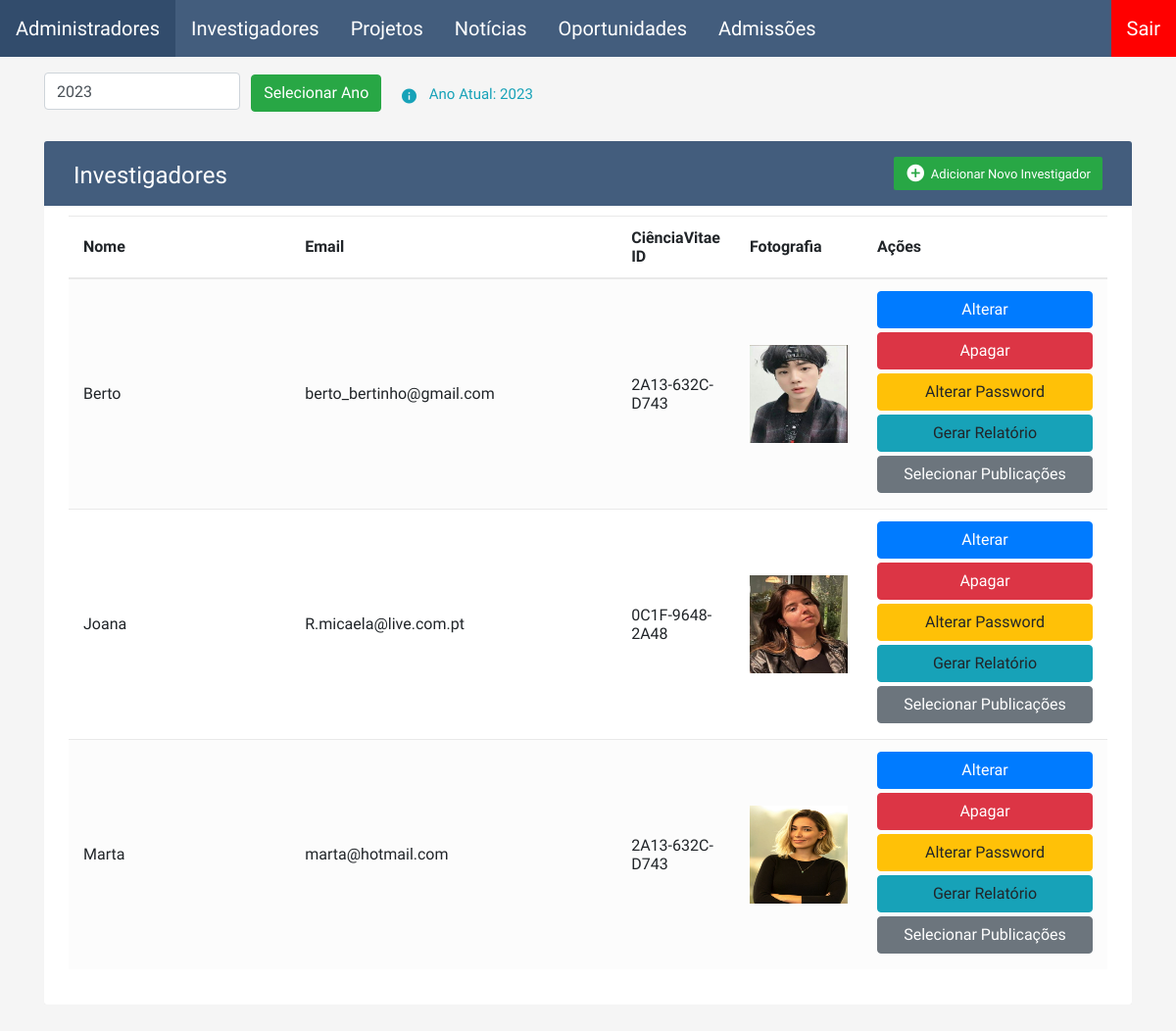
The page /backoffice/investigadores/index.php (signed in) on the database its author committed.
### tables this page shows
CREATE TABLE `investigadores` (
  `id` int(11) NOT NULL,
  `nome` varchar(100) NOT NULL,
  `email` varchar(100) NOT NULL,
  `ciencia_id` varchar(100) NOT NULL,
  `sobre` mediumtext NOT NULL,
  `tipo` varchar(100) NOT NULL,
  `fotografia` varchar(100) NOT NULL,
  `areasdeinteresse` mediumtext NOT NULL,
  `orcid` varchar(255) NOT NULL,
  `scholar` varchar(255) NOT NULL,
  `password` varchar(255) NOT NULL,
  `ultimologin` datetime DEFAULT NULL
);

### backoffice/verifica.php (called while the page is built, shortened)
<?php
require "navbar.php";
?>

### backoffice/investigadores/index.php (the view, shortened to what this page needs)
<?php
require "../verifica.php";
require "../config/basedados.php";
$sql = "SELECT id, nome, email, ciencia_id, sobre, tipo, fotografia, areasdeinteresse, orcid, scholar FROM investigadores ORDER BY nome";
$result = mysqli_query($conn, $sql);
?>
<link href="https://stackpath.bootstrapcdn.com/bootstrap/4.5.2/css/bootstrap.min.css" rel="stylesheet">
<link rel="stylesheet" href="https://stackpath.bootstrapcdn.com/bootstrap/4.5.0/css/bootstrap.min.css">
<link rel="stylesheet" href="https://maxcdn.bootstrapcdn.com/font-awesome/4.7.0/css/font-awesome.min.css">
<?php
if (@$_SESSION["anoRelatorio"] != "") {
	$anoAtual = $_SESSION["anoRelatorio"];
} else {
	$anoAtual = date("Y");
}
?>
<div class="container mt-3">
	<form id="formAnoRelatorio">
		<input required name="anoRelatorio" type="number" class="form-control mr-2" placeholder="Ano do relatório" min="1950" max="2999" step="1" pattern="\d{4}" data-error="Por favor insira um ano válido" style="max-width: 200px; min-width: 160px; display: inline-block;" value="<?= $anoAtual ?>" />
		<input type="submit" value="Selecionar Ano" class="btn btn-success" />
		<?php
		if (isset($_SESSION["anoRelatorio"])) {
			$class = "text-danger";
			$symbol = "&#xE002;";
			if (@$_SESSION["anoRelatorio"] != "") {
				$msg = "Foi selecionado o ano " . $_SESSION["anoRelatorio"];
			} else {
				$_SESSION["anoRelatorio"] = date("Y");
				$msg = " Campo submetido vazio! (Ano: " . $_SESSION["anoRelatorio"] . ")";
			}
		} else {
			$class = "text-info";
			$symbol = "&#xE88E;";
			$msg = "Ano Atual: " . date("Y");
		}
		?>
		<span id="anoSpan" class="<?= $class ?>" style="height:20px; display: inline-block; vertical-align: middle;">
			<span id="anoSymbol" class="material-icons ml-3" style="font-size: 18px; vertical-align: middle;"><?= $symbol ?></span>
			<span class="ml-2" id="anoSubmit" id="anoSubmit" style="font-size:15px;"><?= $msg ?></span>
		</span>
	</form>
</div>
<div class="container-xl">
	<div class="table-responsive">
		<div class="table-wrapper">
			<div class="table-title">
				<div class="row">
					<div class="col-sm-6">
						<h2>Investigadores</h2>
					</div>
					<?php if ($_SESSION["autenticado"] == 'administrador') { ?>
						<div class="col-sm-6">
							<a href="create.php" class="btn btn-success"><i class="material-icons">&#xE147;</i> <span>Adicionar
									Novo Investigador</span></a>
						</div>
					<?php } ?>
				</div>
			</div>
			<table class="table table-striped table-hover">
				<thead>
					<tr>
						<th>Nome</th>
						<th>Email</th>
						<th>CiênciaVitae ID</th>
						<th>Fotografia</th>
						<th>Ações</th>
					</tr>
				</thead>
				<tbody>
					<?php
					if (mysqli_num_rows($result) > 0) {
						while ($row = mysqli_fetch_assoc($result)) {
							if ($_SESSION["autenticado"] == 'administrador' || $_SESSION["autenticado"] == $row["id"]) {
								echo "<tr>";
								echo "<td>" . $row["nome"] . "</td>";
								echo "<td>" . $row["email"] . "</td>";
								echo "<td>" . $row["ciencia_id"] . "</td>";
								echo "<td><img src='../assets/investigadores/$row[fotografia]' width = '100px' height = '100px'></td>";
								echo "<td style='min-width:250px;'><a href='edit.php?id=" . $row["id"] . "' class='w-100 mb-1 btn btn-primary'><span>Alterar</span></a>";
								if ($_SESSION["autenticado"] == 'administrador') {
									echo "<a href='remove.php?id=" . $row["id"] . "' class='w-100 mb-1 btn btn-danger'><span>Apagar</span></a><br>";
								}
								echo "<a href='resetpassword.php?id=" . $row["id"] . "' class='w-100 mb-1 btn btn-warning'><span>Alterar Password</span></a><br>";
								echo "<a data-id='" . $row["id"] . "' class='gerarRelatorio w-100 mb-1 btn btn-info'><span>Gerar Relatório</span></a><br>";
								echo "<a href='publicacoes.php?id=" . $row["id"] . "' class='w-100 mb-1 btn btn-secondary'><span>Selecionar Publicações</span></a><br>";
								echo "</td>";
								echo "</tr>";
							}
						}
					}
					?>
				</tbody>
			</table>
		</div>
	</div>
</div>

### backoffice/navbar.php (shortened to what this page needs)
<link href="https://stackpath.bootstrapcdn.com/bootstrap/4.5.2/css/bootstrap.min.css" rel="stylesheet">
<ul class="navUl">
    <?php
    if ($_SESSION["autenticado"] == "administrador") {
        echo "<li class=\"navLi\"><a href=\"../administradores\">Administradores</a></li>";
    }
    ?>
    <li class="navLi"><a href="../investigadores">Investigadores</a></li>
    <li class="navLi"><a href="../projetos">Projetos</a></li>
    <li class="navLi"><a href="../noticias">Notícias</a></li>
    <li class="navLi"><a href="../oportunidades">Oportunidades</a></li>
    <?php
    if ($_SESSION["autenticado"] == "administrador") {
        echo "<li class='navLi'><a href='../admissoes'>Admissões</a></li>";
    }
    ?>
    <li class="navLi"><a class="leftnav" href="../sair.php">Sair</a></li>
</ul>

### backoffice/navbar.php (style rules this page uses)
.navUl { list-style-type: none; margin: 0; padding: 0; overflow: hidden; background-color: #435d7d; font-size: 20px; font-family: 'Varela Round'; }
.navLi { float: left; }
.navLi a { display: block; color: white; text-align: center; padding: 14px 16px; text-decoration: none; }
.leftnav { display: block; position: absolute; right: 0%; color: white; background-color: #ff0000; text-align: center; padding: 14px 16px; text-decoration: dashed; }

### rows shown on the page
investigadores: nome "Berto", email "berto_bertinho@gmail.com", ciencia "2A13-632C-D743", fotografia (picture)
investigadores: nome "Joana", email "R.micaela@live.com.pt", ciencia "0C1F-9648-2A48", fotografia (picture)
investigadores: nome "Marta", email "marta@hotmail.com", ciencia "2A13-632C-D743", fotografia (picture)

### other values the page prints
$msg "Ano Atual: 2023"
